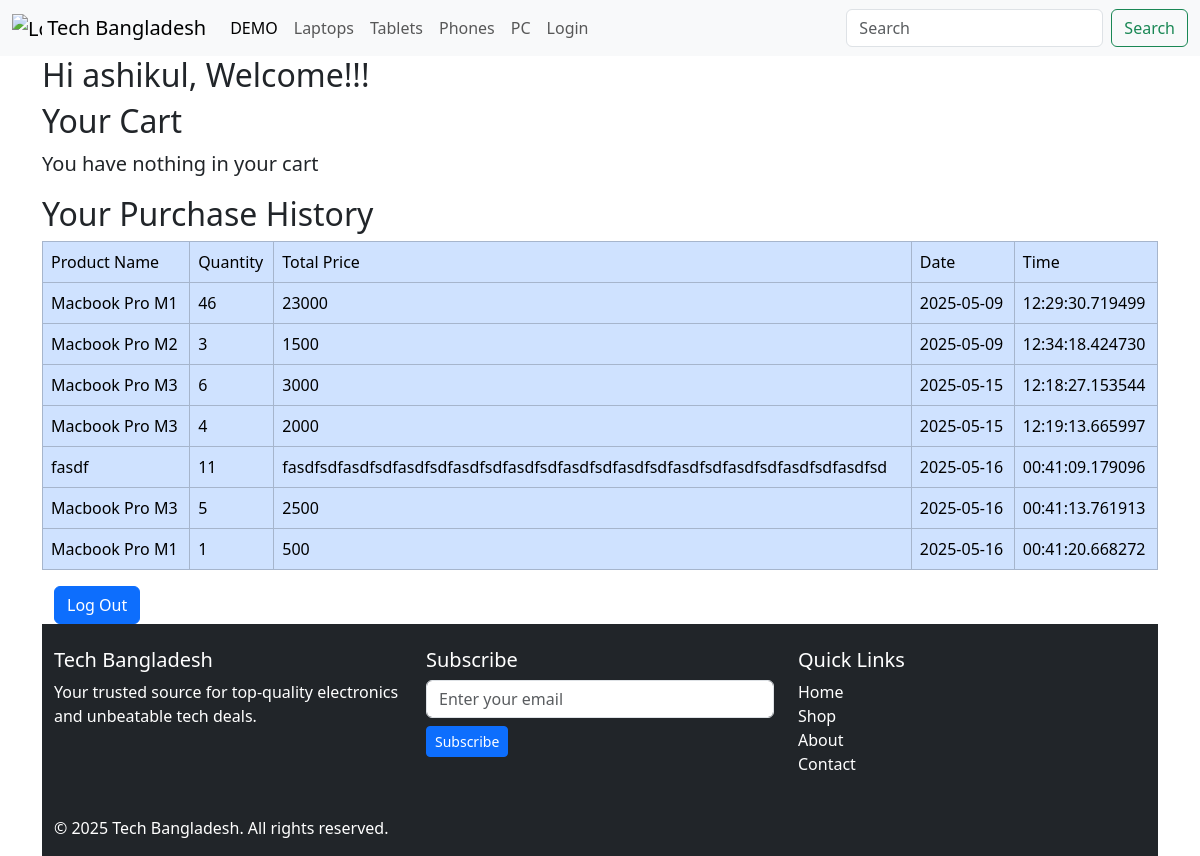
Screenshot of /profile (signed in) with the database file from the repository.
### app/models.py (models this page shows)
class User(db.Model,UserMixin):
    __tablename__ = 'user'
    id = db.Column(db.Integer, primary_key = True)
    name = db.Column(db.String, nullable = False)
    username = db.Column(db.String , unique = True, nullable = False)
    email = db.Column(db.String, unique = True, nullable = False)
    password = db.Column(db.String)
    profile_pic = db.Column(db.String, nullable = False)
    cart_items = db.relationship("Cart",back_populates="user",lazy = True)
    purchases = db.relationship("Purchase",back_populates = "user", lazy = True)

class Purchase(db.Model):
    __tablename__ = 'purchase'
    id = db.Column(db.Integer , primary_key = True)
    user_id = db.Column(db.Integer,db.ForeignKey("user.id"),nullable = False)
    product_id = db.Column(db.Integer, db.ForeignKey("product.id"),nullable = False)
    quantity = db.Column(db.Integer,default = 1)
    time = db.Column(db.DateTime, default =datetime.now)
    product = db.relationship("Product",backref = "purchases")
    user = db.relationship("User", back_populates = "purchases")

class Product(db.Model):
    __tablename__= "product"
    id = db.Column(db.Integer,primary_key = True)
    name = db.Column(db.String(200),nullable = False)
    brand = db.Column(db.String(200),nullable = True)
    releasedate = db.Column(db.String(200), nullable = True)
    description = db.Column(db.String(200),nullable = False)
    price = db.Column(db.Integer,nullable = False)
    stock = db.Column(db.Integer,nullable = False)
    category = db.Column(db.String(100),nullable = False)
    image = db.Column(db.String(100),nullable = False)
    availabity = db.Column(db.Boolean,nullable = True)
    time = db.Column(db.DateTime,default= datetime.now)
    hardware = db.relationship("Hardware",back_populates = "product")
    battery = db.relationship("Battery",back_populates = "product")
    display = db.relationship("Display",back_populates = "product")
    connectivity = db.relationship("Connectivity",back_populates = "product")
    camera = db.relationship("Camera",back_populates = "product")
    software = db.relationship("Software",back_populates = "product")
    extrainfo = db.relationship("Extrainfo",back_populates = "product")

### app/profile.py (the view)
@profiles.route('/profile')
@login_required
def profile():
    username = current_user.username
    email = current_user.email
    picture_url = current_user.profile_pic
    cart_items = Cart.query.filter(Cart.user_id == current_user.id).all()
    total = 0
    purchases = Purchase.query.filter(Purchase.user_id == current_user.id).all()
    return render_template('profile.html',username = username,email= email,picture_url = picture_url,cart_items = cart_items,total = total,purchases=purchases)

### app/__init__.py (called while the page is built)
@login_manager.user_loader
def load_user(user_id):
    from app.models import User
    return User.query.get(int(user_id))

### app/templates/profile.html (shortened to what this page needs)
{% extends 'layout.html' %}
{% block body %}
    <div class="container">
        <div class="row">
            <h2>
                Hi {{ current_user.name }}, Welcome!!!
            </h2>
        </div>
    </div>
    <div class="container">
    <h2 class="">
        Your Cart
    </h2>
    {% if not cart_items %}
    <p class="lead">You have nothing in your cart</p>
    {% endif  %}
</div>
<div class="container">
    <h2>
        Your Purchase History
    </h2>
    {% if not purchases %}
    <p>You have no purchase history.</p>
    {% else %}
    <table class="table">
        <tr class="table-primary">
            <td class="table-primary ">
                Product Name
            </td>
            <td class="table-primary">
                Quantity
            </td>
            <td class="table-primary">
                Total Price
            </td>
            <td class="table-primary">
                Date
            </td>
            <td class="table-primary">
                Time
            </td>
        </tr>
        {% for item in purchases %}
            <tr class="table-primary">
                <td class="table-primary ">
                    {{ item.product.name }}
                </td>
                <td class="table-primary">
                    {{ item.quantity }}
                </td>
                <td class="table-primary">
                    {{ item.quantity * item.product.price}}
                </td>
                <td class="table-primary">
                    {{ item.time.date() }}
                </td>
                <td class="table-primary">
                    {{ item.time.time() }}
                </td>
            </tr>
    {% endfor %}
    {% endif  %}
</div>
<div>
<div class="container">
    <button type="button" class="btn btn-primary" data-bs-toggle="modal" data-bs-target="#exampleModal">
        Log Out
    </button>
</div>
{% endblock %}

### app/templates/profile.html (style rules this page uses)
td { border: 1px solid green; }

### app/templates/layout.html (style rules this page uses)
html, body { height: 100%; }
body { display: flex; flex-direction: column; }

### rows the page displays
User: name "ashikul"
Purchase: product.name "Macbook Pro M1", quantity "46", item.quantity*item.product.price "23000", time "2025-05-09"
Purchase: product.name "Macbook Pro M2", quantity "3", item.quantity*item.product.price "1500", time "2025-05-09"
Purchase: product.name "Macbook Pro M3", quantity "6", item.quantity*item.product.price "3000", time "2025-05-15"
Purchase: product.name "Macbook Pro M3", quantity "4", item.quantity*item.product.price "2000", time "2025-05-15"
Purchase: product.name "fasdf", quantity "11", item.quantity*item.product.price "fasdfsdfasdfsdfasdfsdfasdfsdfasdfsdfasdfsdfasdfsdfasdfsdfasdfsdfasdfsdfasdfsd", time "2025-05-16"
Purchase: product.name "Macbook Pro M3", quantity "5", item.quantity*item.product.price "2500", time "2025-05-16"
Purchase: product.name "Macbook Pro M1", quantity "1", item.quantity*item.product.price "500", time "2025-05-16"
